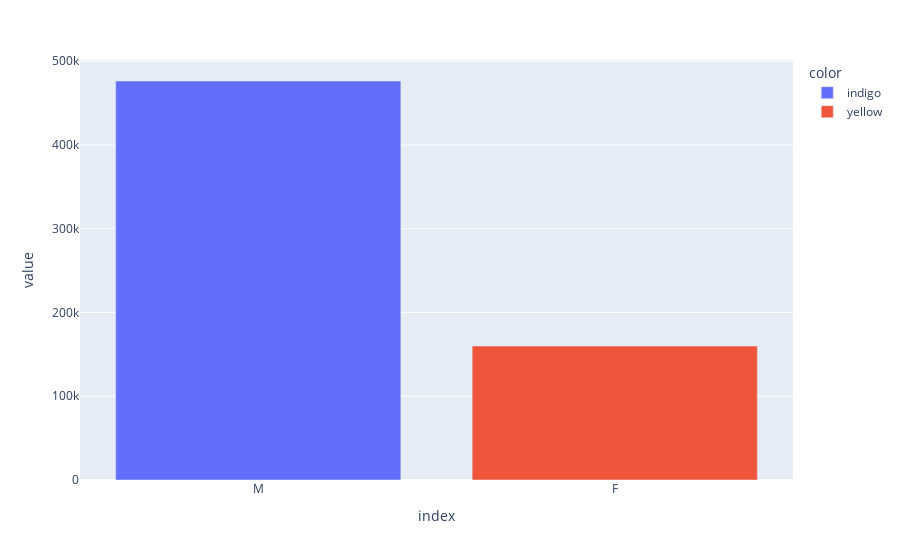

Notebook cell for this chart:
### Code cell
fig = px.bar(df.Gender.value_counts(), color=['indigo','yellow'])
fig

### Figure 1 — Plotly figure (JSON) as saved in the notebook; plotly's stock layout.template omitted (floating-point values rounded to 4 significant figures)
{"data": [{"alignmentgroup": "True", "hovertemplate": "color=indigo<br>index=%{x}<br>value=%{y}<extra></extra>", "legendgroup": "indigo", "marker": {"color": "#636efa", "pattern": {"shape": ""}}, "name": "indigo", "offsetgroup": "indigo", "orientation": "v", "showlegend": true, "textposition": "auto", "type": "bar", "x": ["M"], "xaxis": "x", "y": [476462], "yaxis": "y"}, {"alignmentgroup": "True", "hovertemplate": "color=yellow<br>index=%{x}<br>value=%{y}<extra></extra>", "legendgroup": "yellow", "marker": {"color": "#EF553B", "pattern": {"shape": ""}}, "name": "yellow", "offsetgroup": "yellow", "orientation": "v", "showlegend": true, "textposition": "auto", "type": "bar", "x": ["F"], "xaxis": "x", "y": [159973], "yaxis": "y"}], "layout": {"barmode": "relative", "legend": {"title": {"text": "color"}, "tracegroupgap": 0}, "margin": {"t": 60}, "xaxis": {"anchor": "y", "domain": [0, 1], "title": {"text": "index"}}, "yaxis": {"anchor": "x", "domain": [0, 1], "title": {"text": "value"}}}}
